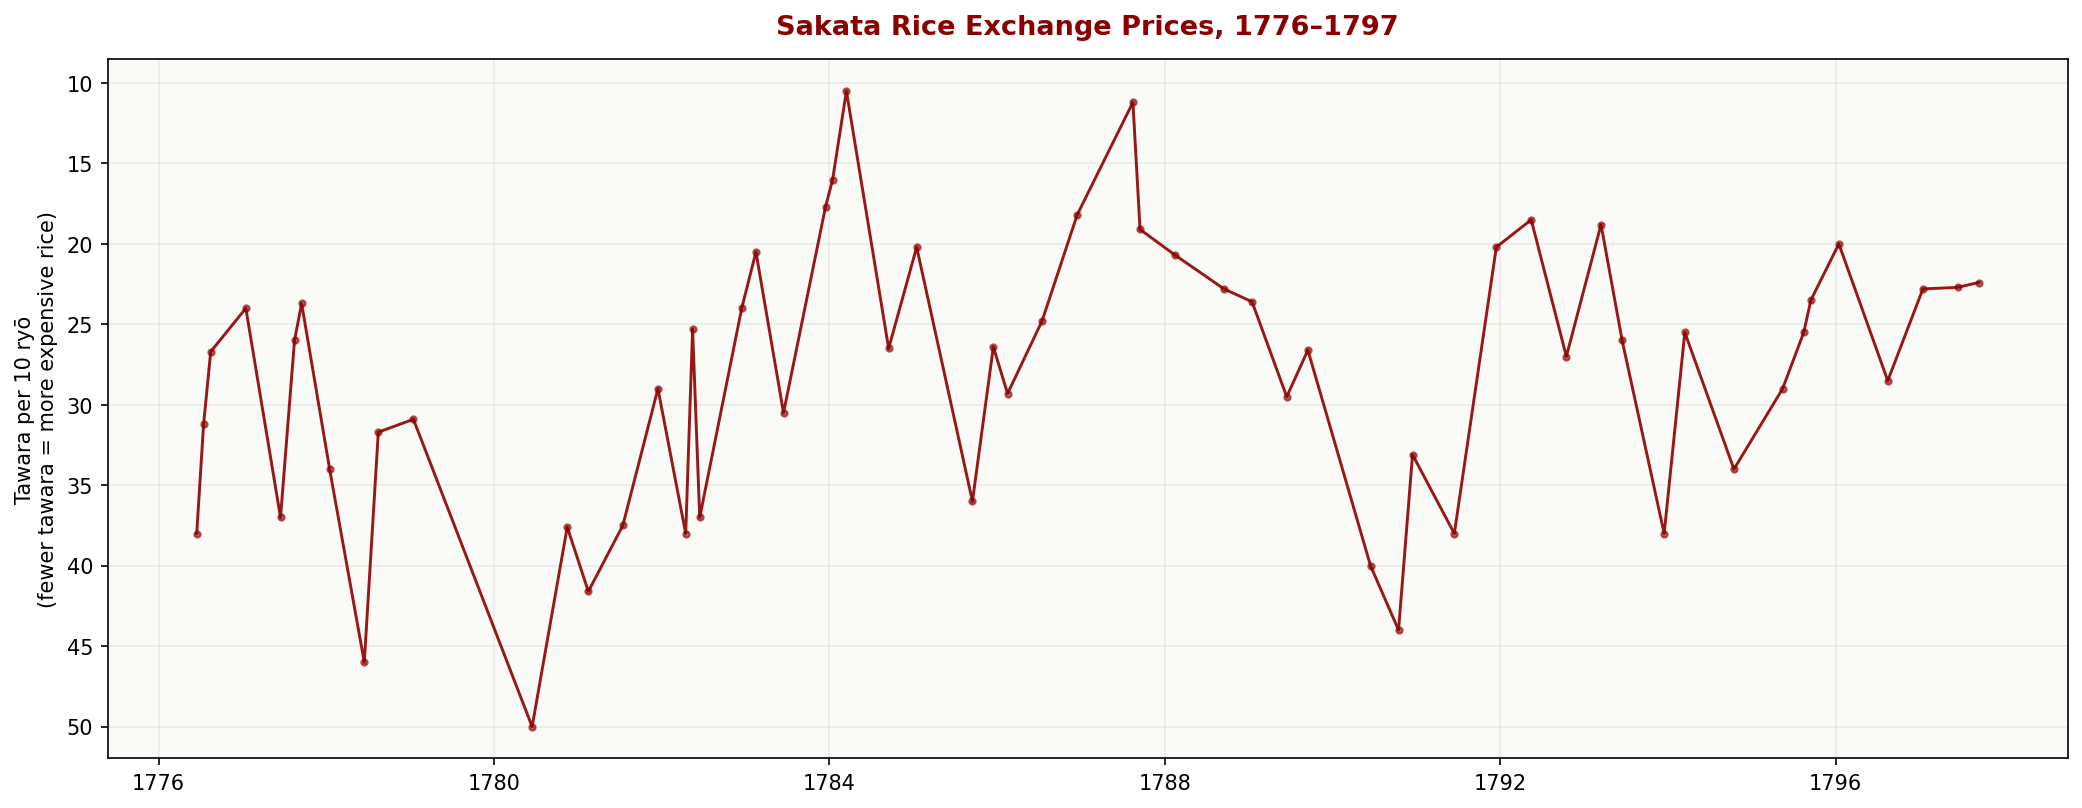

Here is the Python script that generated this plot:
#!/usr/bin/env python3
"""
Sakata rice prices from Sōkyū-ō Soba Zenshū, 1776–1797.

Price unit: tawara per 10 ryō — LOWER number = MORE expensive rice.
Y-axis is inverted so "up" on the chart = more expensive.
"""

import matplotlib.pyplot as plt
from datetime import datetime

# Chronologically ordered, deduplicated price observations.
# When the same (year, month) appears twice (e.g. overlapping contract
# years), keep the one from the contract that "owns" that month.
raw = [
    # An'ei 5 (1776)
    (1776,  6, 38.0),
    (1776,  7, 31.2),
    (1776,  8, 26.7),
    (1777,  1, 24.0),
    # An'ei 6 (1777)
    (1777,  6, 37.0),
    (1777,  8, 26.0),
    (1777,  9, 23.7),
    (1778,  1, 34.0),
    # An'ei 7 (1778)
    (1778,  6, 46.0),
    (1778,  8, 31.7),
    (1779,  1, 30.9),
    # An'ei 9 (1780)
    (1780,  6, 50.0),
    (1780, 11, 37.6),
    (1781,  2, 41.6),
    # Tenmei 1 (1781)
    (1781,  7, 37.5),
    (1781, 12, 29.0),
    (1782,  4, 38.0),
    (1782,  5, 25.3),
    # Tenmei 2 (1782)
    (1782,  6, 37.0),
    (1782, 12, 24.0),
    (1783,  2, 20.5),
    # Tenmei 3 (1783)
    (1783,  6, 30.5),
    (1783, 12, 17.7),
    (1784,  1, 16.0),
    (1784,  3, 10.5),
    (1784,  9, 26.5),
    # Tenmei 4 (1784)
    (1785,  1, 20.2),
    # Tenmei 5 (1785)
    (1785,  9, 36.0),
    (1785, 12, 26.4),
    (1786,  2, 29.3),
    (1786,  7, 24.8),
    # Tenmei 6 (1786)
    (1786, 12, 18.2),
    (1787,  8, 11.2),
    (1787,  9, 19.1),
    # Tenmei 7 (1787) — overlap; use later points
    (1788,  2, 20.7),
    (1788,  9, 22.8),
    # Tenmei 8 (1788)
    (1789,  1, 23.6),
    # Kansei 1 (1789)
    (1789,  6, 29.5),
    (1789,  9, 26.6),
    # Kansei 2 (1790)
    (1790,  6, 40.0),
    (1790, 10, 44.0),
    (1790, 12, 33.1),
    # Kansei 3 (1791)
    (1791,  6, 38.0),
    (1791, 12, 20.2),
    (1792,  5, 18.5),
    (1792, 10, 27.0),
    # Kansei 4 (1792)
    (1793,  3, 18.8),
    # Kansei 5 (1793)
    (1793,  6, 26.0),
    (1793, 12, 38.0),
    (1794,  3, 25.5),
    (1794, 10, 34.0),
    # Kansei 6 (1794)
    (1795,  5, 29.0),
    (1795,  8, 25.5),
    # Kansei 7 (1795)
    (1795,  9, 23.5),
    (1796,  1, 20.0),
    (1796,  8, 28.5),
    # Kansei 8 (1796)
    (1797,  1, 22.8),
    (1797,  6, 22.7),
    (1797,  9, 22.4),
]

# Sort chronologically and deduplicate (keep last value for a given month)
seen = {}
for y, m, p in raw:
    seen[(y, m)] = p
points = sorted(seen.items())
dates = [datetime(ym[0], ym[1], 15) for ym, _ in points]
prices = [p for _, p in points]

# --- Plot ---
fig, ax = plt.subplots(figsize=(14, 5.5))

ax.plot(dates, prices, '-', color='#8B0000', linewidth=1.4, alpha=0.9)
ax.plot(dates, prices, 'o', color='#8B0000', markersize=3, alpha=0.6)

ax.invert_yaxis()
ax.set_ylabel('Tawara per 10 ryō\n(fewer tawara = more expensive rice)',
              fontsize=10)
ax.set_title('Sakata Rice Exchange Prices, 1776–1797',
             fontsize=13, fontweight='bold', color='#8B0000', pad=12)
ax.grid(True, alpha=0.2)

# Light background for readability
ax.set_facecolor('#FAFAF7')
fig.patch.set_facecolor('white')

plt.tight_layout()
plt.savefig('/Users/grob/Documents/projects/japanese/sokyu-o-soba-zenshu/typeset/price_chart.png',
            dpi=150, bbox_inches='tight')
plt.close()

print(f"{len(dates)} data points, {dates[0].year}–{dates[-1].year}")
